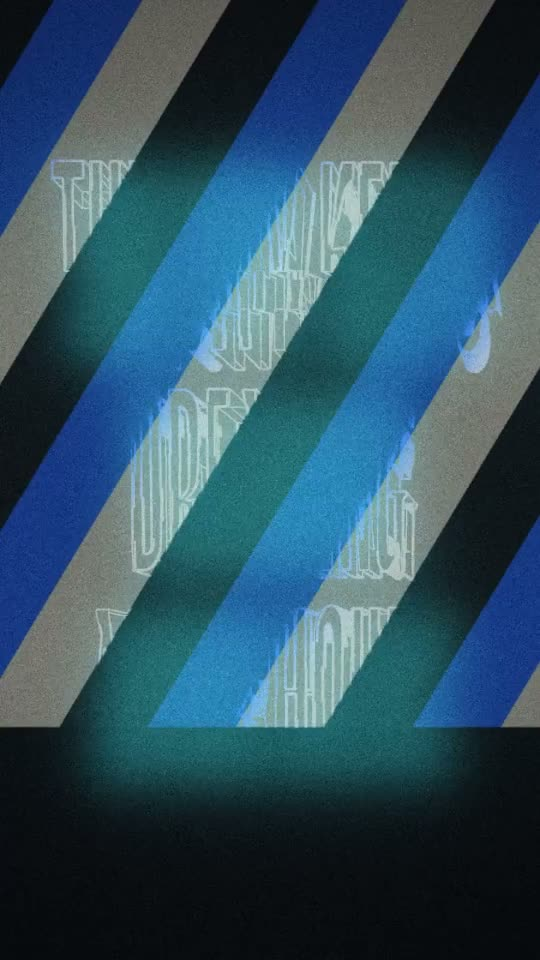
#> input picture app/examples/city-on-the-beat.jpg, 540 x 960 px
$ python -i analyze.py   (imports and definitions only)   (older library calls are emulated)
#> lines starting #> are read from the running program, lines starting #| are printed output that depends on the picture; after the words box and inside, x2 and y2 are one past the last pixel; in counts of white or black regions, pixels touching at a corner belong together
"""Image + audio analysis (SPEC Interface 1).

Pure numpy / scipy / OpenCV; no ComfyUI imports. All boxes and points are
normalised 0..1 in image space, ``[x, y, w, h]`` with a top-left origin.

Line ids follow the convention ``f"{image_id}:l{i}"`` (contours: ``:c{i}``).
"""

from __future__ import annotations

import math
import re
from fractions import Fraction

import cv2
import numpy as np
from scipy import ndimage, signal

__all__ = ["analyze_image", "analyze_audio", "audio_envelope", "analyze_inputs"]

_WORK_LONG_SIDE = 512
_PALETTE_MAX_SIDE = 200
_SAL_SIDE = 128

# ----------------------------------------------------------------------------
# image helpers
# ----------------------------------------------------------------------------


# [26 lines left out: function _to_rgb_float, not called in this run]


def _resize_long(img: np.ndarray, long_side: int) -> np.ndarray:
    h, w = img.shape[:2]
    s = long_side / float(max(h, w))
    if s >= 1.0:
        return img
    nw, nh = max(1, int(round(w * s))), max(1, int(round(h * s)))
    return cv2.resize(img, (nw, nh), interpolation=cv2.INTER_AREA)


def _hex(rgb) -> str:
    r, g, b = (int(round(float(np.clip(v, 0, 1)) * 255)) for v in rgb)
    return f"#{r:02x}{g:02x}{b:02x}"


def _luma(img: np.ndarray) -> np.ndarray:
    return (0.2126 * img[:, :, 0] + 0.7152 * img[:, :, 1] + 0.0722 * img[:, :, 2]).astype(np.float32)


def _norm01(a: np.ndarray) -> np.ndarray:
    a = a.astype(np.float32)
    lo, hi = float(a.min()), float(a.max())
    if hi - lo < 1e-12:
        return np.zeros_like(a)
    return (a - lo) / (hi - lo)


# ----------------------------------------------------------------------------
# palette
# ----------------------------------------------------------------------------


# [39 lines left out: function _palette, not called in this run]


# ----------------------------------------------------------------------------
# saliency (spectral residual + frequency-tuned colour contrast)
# ----------------------------------------------------------------------------


def _spectral_residual(gray: np.ndarray, out_hw) -> np.ndarray:
    g = cv2.resize(gray, (64, 64), interpolation=cv2.INTER_AREA).astype(np.float64)
    F = np.fft.fft2(g)
    log_amp = np.log(np.abs(F) + 1e-9)
    phase = np.angle(F)
    avg = cv2.blur(log_amp, (3, 3), borderType=cv2.BORDER_REPLICATE)
    sal = np.abs(np.fft.ifft2(np.exp((log_amp - avg) + 1j * phase))) ** 2
    sal = cv2.GaussianBlur(sal.astype(np.float32), (0, 0), 2.5)
    sal = cv2.resize(sal, (out_hw[1], out_hw[0]), interpolation=cv2.INTER_LINEAR)
    return _norm01(sal)


def _saliency(img_small: np.ndarray):
    """Returns (map HxW 0..1 at <=128 px, mask uint8 of the main component, box, focus)."""
    s = _resize_long(img_small, _SAL_SIDE)
    h, w = s.shape[:2]
    gray = _luma(s)
    sr = _spectral_residual(gray, (h, w))
    lab = cv2.cvtColor(cv2.GaussianBlur(s, (5, 5), 0), cv2.COLOR_RGB2LAB)
    ft = np.linalg.norm(lab - lab.reshape(-1, 3).mean(0), axis=2)
    ft = _norm01(ft)
    sal = 0.5 * sr + 0.5 * ft
    yy, xx = np.mgrid[0:h, 0:w].astype(np.float32)
    centre = np.exp(-(((xx / w - 0.5) / 0.45) ** 2 + ((yy / h - 0.5) / 0.45) ** 2))
    sal = _norm01(sal * (0.6 + 0.4 * centre))
    sal = cv2.GaussianBlur(sal, (0, 0), max(1.0, 0.02 * max(h, w)))
    sal = _norm01(sal)

    u8 = (sal * 255).astype(np.uint8)
    thr, mask = cv2.threshold(u8, 0, 255, cv2.THRESH_BINARY + cv2.THRESH_OTSU)
    mask = cv2.morphologyEx(mask, cv2.MORPH_CLOSE, cv2.getStructuringElement(cv2.MORPH_ELLIPSE, (5, 5)))
    n, lbl, stats, _ = cv2.connectedComponentsWithStats(mask, 8)
    if n <= 1:
        box = [0.25, 0.25, 0.5, 0.5]
        main = np.zeros_like(mask)
    else:
        # largest component by saliency mass (area weighted by map)
        mass = ndimage.sum(sal, lbl, index=np.arange(1, n))
        j = int(np.argmax(mass)) + 1
        x, y, bw, bh = stats[j, :4]
        box = [x / w, y / h, bw / w, bh / h]
        main = (lbl == j).astype(np.uint8) * 255
    wts = np.where(sal >= thr / 255.0, sal, 0.0)
    if wts.sum() <= 1e-9:
        wts = sal + 1e-9
    fx = float((wts * (xx + 0.5)).sum() / wts.sum() / w)
    fy = float((wts * (yy + 0.5)).sum() / wts.sum() / h)
    focus = [float(np.clip(fx, 0, 1)), float(np.clip(fy, 0, 1))]
    return sal, main, [float(v) for v in box], focus


# ----------------------------------------------------------------------------
# empty regions
# ----------------------------------------------------------------------------


# [407 lines left out: functions _largest_rect, _empty_regions, _border_fraction, _smooth_chain, _simplify, _subject_mask and 6 more, not called in this run]


# ----------------------------------------------------------------------------
# audio helpers
# ----------------------------------------------------------------------------

_AUDIO_SR = 22050
_HOP = 256
_NFFT = 1024
# STFT frames are centred; spectral flux peaks a little after a transient
# starts. Measured on synthetic click tracks (see tests): constant correction.
_ONSET_LAG = 0.006


# [349 lines left out: functions _mono, _stereo, _resample, _onset_envelope, _estimate_period, _beat_track and 5 more, not called in this run]


# ----------------------------------------------------------------------------
# text + mood
# ----------------------------------------------------------------------------

_MOODS = {
    #            energy valence
    "driving": (0.75, 0.55),
    "calm": (0.2, 0.6),
    "dark": (0.5, 0.15),
    "bright": (0.6, 0.85),
    "playful": (0.65, 0.8),
    "epic": (0.9, 0.5),
}

_LEXICON = {
    "driving": ["drive", "driving", "fast", "speed", "run", "race", "rush", "move", "power", "push",
                "go", "launch", "now", "urban", "city", "street", "beat", "pulse", "energy", "sport",
                "action", "motion", "boost", "turbo", "momentum"],
    "calm": ["calm", "relax", "peace", "peaceful", "quiet", "soft", "gentle", "slow", "breathe",
             "still", "serene", "zen", "rest", "sleep", "dream", "ocean", "nature", "mindful",
             "spa", "tranquil", "cozy", "warm", "simple"],
    "dark": ["dark", "night", "shadow", "fear", "horror", "mystery", "noir", "black", "death",
             "storm", "danger", "secret", "midnight", "haunted", "grim", "cold", "void", "doom",
             "villain", "crime"],
    "bright": ["bright", "sun", "sunny", "summer", "light", "fresh", "clean", "happy", "joy",
               "hope", "shine", "new", "morning", "spring", "smile", "glow", "clear", "pure",
               "golden", "vibrant"],
    "playful": ["fun", "play", "playful", "party", "kids", "game", "silly", "cute", "candy",
                "pop", "bounce", "toy", "colorful", "colourful", "crazy", "wow", "yay", "dance",
                "funky", "weird", "cartoon"],
    "epic": ["epic", "legend", "legendary", "hero", "glory", "rise", "battle", "war", "ultimate",
             "giant", "massive", "empire", "victory", "champion", "destiny", "power", "titan",
             "dragon", "kingdom", "unstoppable", "launch", "future"],
}

_WORD_TO_MOODS: dict[str, list[str]] = {}
# [3 lines not run here, left out]


# [105 lines left out: functions _split_phrases, _text_lines, _match_words, _mood, analyze_inputs, not called in this run]

>>> import cv2
>>> picture = cv2.cvtColor(cv2.imread('../app/examples/city-on-the-beat.jpg'), cv2.COLOR_BGR2RGB)
>>> result = _saliency(picture)
#> in _spectral_residual, `sal = cv2.resize(sal, (out_hw[1], out_hw[0]), interpolation=cv2.INTER_..`:
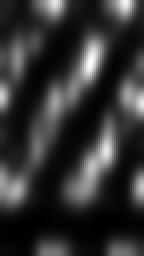
#> sal: shape (128, 72) float32 (shown 2 times larger); min 2.69e-05, max 0.00242, mean 0.000506; drawn with min black and max white
#> in _norm01, `lo, hi = float(a.min()), float(a.max())`: lo = 2.69e-05; hi = 0.00242
#> in _saliency, `lab = cv2.cvtColor(cv2.GaussianBlur(s, (5, 5), 0), cv2.COLOR_RGB2LAB)`: lab: shape (128, 72, 3); mean of channels 0, 1, 2 82.5, 123.2, 115.4
#> in _saliency, `ft = np.linalg.norm(lab - lab.reshape(-1, 3).mean(0), axis=2)`:
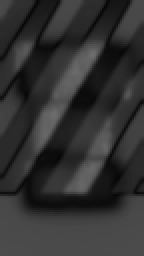
#> ft: shape (128, 72) float64 (shown 2 times larger); min 5.32, max 111.2, mean 49.9
#> in _norm01 (call 3), `a = a.astype(np.float32)`:
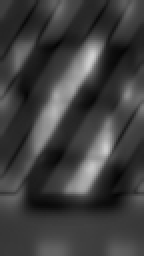
#> a: shape (128, 72) float32 (shown 2 times larger); min 0.0164, max 0.815, mean 0.249
#> in _norm01 (call 3), `lo, hi = float(a.min()), float(a.max())`: lo = 0.0164; hi = 0.815
#> in _saliency, `sal = cv2.GaussianBlur(sal, (0, 0), max(1.0, 0.02 * max(h, w)))`:
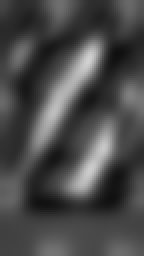
#> sal: shape (128, 72) float32 (shown 2 times larger); min 0.0607, max 0.819, mean 0.291
#> in _saliency, `thr, mask = cv2.threshold(u8, 0, 255, cv2.THRESH_BINARY + cv2.THRESH_O..`:
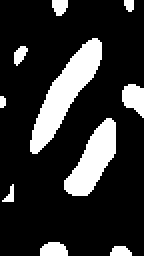
#> mask: shape (128, 72) (shown 2 times larger); 18.4% white; 10 white regions (1 under 20 px), largest, box (x1, y1, x2, y2) and area: (15, 19, 51, 77) 755, (32, 59, 58, 98) 521, (61, 42, 72, 59) 132
#> in _saliency, `thr, mask = cv2.threshold(u8, 0, 255, cv2.THRESH_BINARY + cv2.THRESH_O..`: thr = 109
#> in _saliency, `mask = cv2.morphologyEx(mask, cv2.MORPH_CLOSE, cv2.getStructuringEleme..`: mask: shape (128, 72); 18.5% white; 10 white regions (1 under 20 px), largest, box (x1, y1, x2, y2) and area: (15, 19, 51, 77) 755, (32, 59, 58, 98) 521, (61, 42, 72, 59) 133
#> in _saliency, `n, lbl, stats, _ = cv2.connectedComponentsWithStats(mask, 8)`:
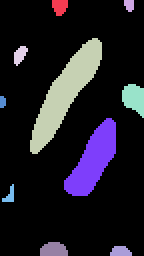
#> lbl: shape (128, 72) int32 (shown 2 times larger); 11 distinct labels, from 0 to 10; one colour per label, 0 black
#> in _saliency, `n, lbl, stats, _ = cv2.connectedComponentsWithStats(mask, 8)`: n = 11; stats = [[0, 0, 72, 128, 7515], [26, 0, 8, 8, 51], [62, 0, 5, 6, 25], [15, 19, 36, 58, 755], [7, 23, 7, 10, 44], [61, 42, 11, 17, 133], [0, 48, 3, 6, 16], [32, 59, 26, 39, 521], [1, 92, 6, 9, 28], [20, 121, 14, 7, 83], [55, 123, 11, 5, 45]]
#> in _saliency, `mass = ndimage.sum(sal, lbl, index=np.arange(1, n))`: mass = [23.8, 11.18, 517.9, 20.76, 67.05, 7.19, 357.5, 12.22, 39.68, 20.64]
#> in _saliency, `j = int(np.argmax(mass)) + 1`: j = 3
#> in _saliency, `x, y, bw, bh = stats[j, :4]`: x = 15; y = 19; bw = 36; bh = 58
#> in _saliency, `box = [x / w, y / h, bw / w, bh / h]`: box = [0.208, 0.148, 0.5, 0.453]
#> in _saliency, `main = (lbl == j).astype(np.uint8) * 255`: main: shape (128, 72); 8.2% white; 1 white region, box (x1, y1, x2, y2) and area: (15, 19, 51, 77) 755
#> in _saliency, `wts = np.where(sal >= thr / 255.0, sal, 0.0)`:
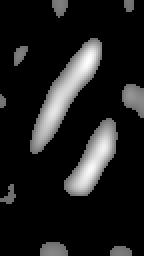
#> wts: shape (128, 72) float32 (shown 2 times larger); min 0, max 1, mean 0.119
#> in _saliency, `fx = float((wts * (xx + 0.5)).sum() / wts.sum() / w)`: fx = 0.545
#> in _saliency, `fy = float((wts * (yy + 0.5)).sum() / wts.sum() / h)`: fy = 0.477
#> in _saliency, `focus = [float(np.clip(fx, 0, 1)), float(np.clip(fy, 0, 1))]`: focus = [0.545, 0.477]

$ run again, on app/examples/blob_gradient.png
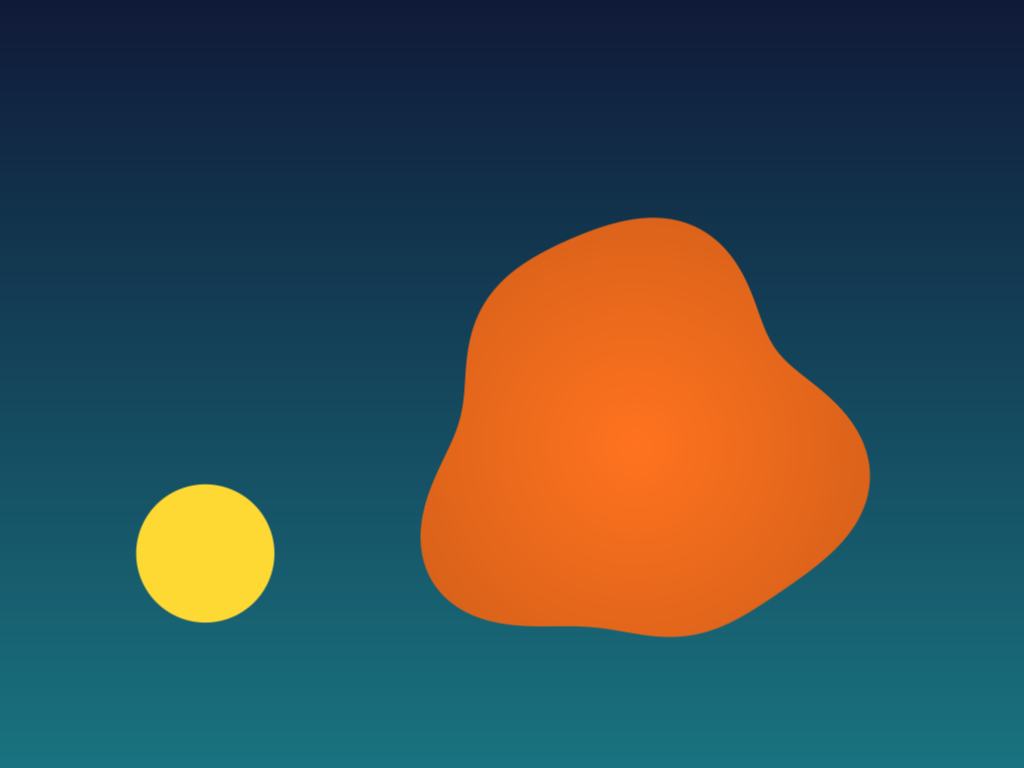
#> input picture app/examples/blob_gradient.png, 1024 x 768 px
#> lo = 1.63e-06; hi = 0.00562
#> lab: shape (96, 128, 3); mean of channels 0, 1, 2 85.1, 129.9, 125.8
#> in _saliency, `thr, mask = cv2.threshold(u8, 0, 255, cv2.THRESH_BINARY + cv2.THRESH_O..`:
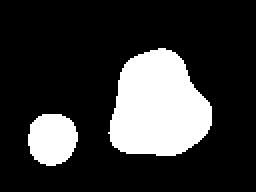
#> mask: shape (96, 128) (shown 2 times larger); 21.1% white; 2 white regions, box (x1, y1, x2, y2) and area: (54, 24, 106, 78) 2074, (14, 57, 39, 83) 517
#> thr = 67
#> lbl: shape (96, 128) int32; 3 distinct labels, from 0 to 2
#> n = 3; stats = [[0, 0, 128, 96, 9697], [54, 24, 52, 54, 2074], [14, 57, 25, 26, 517]]
#> mass = [845.5, 316.1]
#> j = 1
#> x = 54; y = 24; bw = 52; bh = 54
#> box = [0.422, 0.25, 0.406, 0.562]
#> main: shape (96, 128); 16.9% white; 1 white region, box (x1, y1, x2, y2) and area: (54, 24, 106, 78) 2074
#> in _saliency, `wts = np.where(sal >= thr / 255.0, sal, 0.0)`:
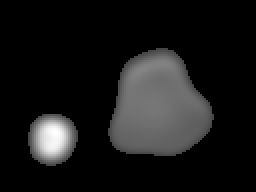
#> wts: shape (96, 128) float32 (shown 2 times larger); min 0, max 1, mean 0.095
#> fx = 0.505
#> fy = 0.598
#> focus = [0.505, 0.598]
